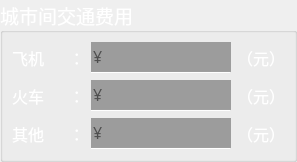
           <widget class="QGroupBox" name="groupBox_4">
            <property name="minimumSize">
             <size>
              <width>0</width>
              <height>0</height>
             </size>
            </property>
            <property name="maximumSize">
             <size>
              <width>16777215</width>
              <height>1000</height>
             </size>
            </property>
            <property name="palette">
             <palette>
              <active>
               <colorrole role="WindowText">
                <brush brushstyle="SolidPattern">
                 <color alpha="255">
                  <red>255</red>
                  <green>255</green>
                  <blue>255</blue>
                 </color>
                </brush>
               </colorrole>
              </active>
              <inactive>
               <colorrole role="WindowText">
                <brush brushstyle="SolidPattern">
                 <color alpha="255">
                  <red>255</red>
                  <green>255</green>
                  <blue>255</blue>
                 </color>
                </brush>
               </colorrole>
              </inactive>
              <disabled>
               <colorrole role="WindowText">
                <brush brushstyle="SolidPattern">
                 <color alpha="255">
                  <red>120</red>
                  <green>120</green>
                  <blue>120</blue>
                 </color>
                </brush>
               </colorrole>
              </disabled>
             </palette>
            </property>
            <property name="font">
             <font>
              <family>楷体</family>
              <pointsize>14</pointsize>
             </font>
            </property>
            <property name="title">
             <string>城市间交通费用</string>
            </property>
            <layout class="QVBoxLayout" name="verticalLayout_6">
             <property name="spacing">
              <number>6</number>
             </property>
             <property name="leftMargin">
              <number>9</number>
             </property>
             <property name="topMargin">
              <number>9</number>
             </property>
             <property name="rightMargin">
              <number>9</number>
             </property>
             <property name="bottomMargin">
              <number>9</number>
             </property>
             <item>
              <layout class="QHBoxLayout" name="horizontalLayout_7">
               <item>
                <widget class="QLabel" name="label_21">
                 <property name="palette">
                  <palette>
                   <active>
                    <colorrole role="WindowText">
                     <brush brushstyle="SolidPattern">
                      <color alpha="255">
                       <red>255</red>
                       <green>255</green>
                       <blue>255</blue>
                      </color>
                     </brush>
                    </colorrole>
                   </active>
                   <inactive>
                    <colorrole role="WindowText">
                     <brush brushstyle="SolidPattern">
                      <color alpha="255">
                       <red>255</red>
                       <green>255</green>
                       <blue>255</blue>
                      </color>
                     </brush>
                    </colorrole>
                   </inactive>
                   <disabled>
                    <colorrole role="WindowText">
                     <brush brushstyle="SolidPattern">
                      <color alpha="255">
                       <red>120</red>
                       <green>120</green>
                       <blue>120</blue>
                      </color>
                     </brush>
                    </colorrole>
                   </disabled>
                  </palette>
                 </property>
                 <property name="font">
                  <font>
                   <family>楷体</family>
                   <pointsize>12</pointsize>
                  </font>
                 </property>
                 <property name="text">
                  <string>飞机      ：</string>
                 </property>
                </widget>
               </item>
               <item>
                <layout class="QVBoxLayout" name="verticalLayout_18">
                 <property name="spacing">
                  <number>0</number>
                 </property>
                 <item>
                  <widget class="QLineEdit" name="lineEdit_9">
                   <property name="palette">
                    <palette>
                     <active>
                      <colorrole role="Button">
                       <brush brushstyle="SolidPattern">
                        <color alpha="255">
                         <red>156</red>
                         <green>156</green>
                         <blue>156</blue>
                        </color>
                       </brush>
                      </colorrole>
                      <colorrole role="Base">
                       <brush brushstyle="SolidPattern">
                        <color alpha="255">
                         <red>156</red>
                         <green>156</green>
                         <blue>156</blue>
                        </color>
                       </brush>
                      </colorrole>
                     </active>
                     <inactive>
                      <colorrole role="Button">
                       <brush brushstyle="SolidPattern">
                        <color alpha="255">
                         <red>156</red>
                         <green>156</green>
                         <blue>156</blue>
                        </color>
                       </brush>
                      </colorrole>
                      <colorrole role="Base">
                       <brush brushstyle="SolidPattern">
                        <color alpha="255">
                         <red>156</red>
                         <green>156</green>
                         <blue>156</blue>
                        </color>
                       </brush>
                      </colorrole>
                     </inactive>
                     <disabled>
                      <colorrole role="Button">
                       <brush brushstyle="SolidPattern">
                        <color alpha="255">
                         <red>156</red>
                         <green>156</green>
                         <blue>156</blue>
                        </color>
                       </brush>
                      </colorrole>
                      <colorrole role="Base">
                       <brush brushstyle="SolidPattern">
                        <color alpha="255">
                         <red>156</red>
                         <green>156</green>
                         <blue>156</blue>
                        </color>
                       </brush>
                      </colorrole>
                     </disabled>
                    </palette>
                   </property>
                   <property name="font">
                    <font>
                     <family>楷体</family>
                     <pointsize>12</pointsize>
                    </font>
                   </property>
                   <property name="autoFillBackground">
                    <bool>true</bool>
                   </property>
                   <property name="frame">
                    <bool>false</bool>
                   </property>
                   <property name="placeholderText">
                    <string>¥</string>
                   </property>
                  </widget>
                 </item>
                 <item>
                  <widget class="Line" name="line_18">
                   <property name="orientation">
                    <enum>Qt::Horizontal</enum>
                   </property>
                  </widget>
                 </item>
                </layout>
               </item>
               <item>
                <widget class="QLabel" name="label_22">
                 <property name="palette">
                  <palette>
                   <active>
                    <colorrole role="WindowText">
                     <brush brushstyle="SolidPattern">
                      <color alpha="255">
                       <red>255</red>
                       <green>255</green>
                       <blue>255</blue>
                      </color>
                     </brush>
                    </colorrole>
                   </active>
                   <inactive>
                    <colorrole role="WindowText">
                     <brush brushstyle="SolidPattern">
                      <color alpha="255">
                       <red>255</red>
                       <green>255</green>
                       <blue>255</blue>
                      </color>
                     </brush>
                    </colorrole>
                   </inactive>
                   <disabled>
                    <colorrole role="WindowText">
                     <brush brushstyle="SolidPattern">
                      <color alpha="255">
                       <red>120</red>
                       <green>120</green>
                       <blue>120</blue>
                      </color>
                     </brush>
                    </colorrole>
                   </disabled>
                  </palette>
                 </property>
                 <property name="font">
                  <font>
                   <family>楷体</family>
                   <pointsize>12</pointsize>
                  </font>
                 </property>
                 <property name="text">
                  <string>（元）</string>
                 </property>
                </widget>
               </item>
              </layout>
             </item>
             <item>
              <layout class="QHBoxLayout" name="horizontalLayout_10">
               <item>
                <widget class="QLabel" name="label_25">
                 <property name="palette">
                  <palette>
                   <active>
                    <colorrole role="WindowText">
                     <brush brushstyle="SolidPattern">
                      <color alpha="255">
                       <red>255</red>
                       <green>255</green>
                       <blue>255</blue>
                      </color>
                     </brush>
                    </colorrole>
                   </active>
                   <inactive>
                    <colorrole role="WindowText">
                     <brush brushstyle="SolidPattern">
                      <color alpha="255">
                       <red>255</red>
                       <green>255</green>
                       <blue>255</blue>
                      </color>
                     </brush>
                    </colorrole>
                   </inactive>
                   <disabled>
                    <colorrole role="WindowText">
                     <brush brushstyle="SolidPattern">
                      <color alpha="255">
                       <red>120</red>
                       <green>120</green>
                       <blue>120</blue>
                      </color>
                     </brush>
                    </colorrole>
                   </disabled>
                  </palette>
                 </property>
                 <property name="font">
                  <font>
                   <family>楷体</family>
                   <pointsize>12</pointsize>
                  </font>
                 </property>
                 <property name="text">
                  <string>火车      ：</string>
                 </property>
                </widget>
               </item>
               <item>
                <layout class="QVBoxLayout" name="verticalLayout_20">
                 <property name="spacing">
                  <number>0</number>
                 </property>
                 <item>
                  <widget class="QLineEdit" name="lineEdit_11">
                   <property name="palette">
                    <palette>
                     <active>
                      <colorrole role="Button">
                       <brush brushstyle="SolidPattern">
                        <color alpha="255">
                         <red>156</red>
                         <green>156</green>
                         <blue>156</blue>
                        </color>
                       </brush>
                      </colorrole>
                      <colorrole role="Base">
                       <brush brushstyle="SolidPattern">
                        <color alpha="255">
                         <red>156</red>
                         <green>156</green>
                         <blue>156</blue>
                        </color>
                       </brush>
                      </colorrole>
                     </active>
                     <inactive>
                      <colorrole role="Button">
                       <brush brushstyle="SolidPattern">
                        <color alpha="255">
                         <red>156</red>
                         <green>156</green>
                         <blue>156</blue>
                        </color>
                       </brush>
                      </colorrole>
                      <colorrole role="Base">
                       <brush brushstyle="SolidPattern">
                        <color alpha="255">
                         <red>156</red>
                         <green>156</green>
                         <blue>156</blue>
                        </color>
                       </brush>
                      </colorrole>
                     </inactive>
                     <disabled>
                      <colorrole role="Button">
                       <brush brushstyle="SolidPattern">
                        <color alpha="255">
                         <red>156</red>
                         <green>156</green>
                         <blue>156</blue>
                        </color>
                       </brush>
                      </colorrole>
                      <colorrole role="Base">
                       <brush brushstyle="SolidPattern">
                        <color alpha="255">
                         <red>156</red>
                         <green>156</green>
                         <blue>156</blue>
                        </color>
                       </brush>
                      </colorrole>
                     </disabled>
                    </palette>
                   </property>
                   <property name="font">
                    <font>
                     <family>楷体</family>
                     <pointsize>12</pointsize>
                    </font>
                   </property>
                   <property name="autoFillBackground">
                    <bool>true</bool>
                   </property>
                   <property name="frame">
                    <bool>false</bool>
                   </property>
                   <property name="placeholderText">
                    <string>¥</string>
                   </property>
                  </widget>
                 </item>
                 <item>
                  <widget class="Line" name="line_20">
                   <property name="orientation">
                    <enum>Qt::Horizontal</enum>
                   </property>
                  </widget>
                 </item>
                </layout>
               </item>
               <item>
                <widget class="QLabel" name="label_26">
                 <property name="palette">
                  <palette>
                   <active>
                    <colorrole role="WindowText">
                     <brush brushstyle="SolidPattern">
                      <color alpha="255">
                       <red>255</red>
                       <green>255</green>
                       <blue>255</blue>
                      </color>
                     </brush>
                    </colorrole>
                   </active>
                   <inactive>
                    <colorrole role="WindowText">
                     <brush brushstyle="SolidPattern">
                      <color alpha="255">
                       <red>255</red>
                       <green>255</green>
                       <blue>255</blue>
                      </color>
                     </brush>
                    </colorrole>
                   </inactive>
                   <disabled>
                    <colorrole role="WindowText">
                     <brush brushstyle="SolidPattern">
                      <color alpha="255">
                       <red>120</red>
                       <green>120</green>
                       <blue>120</blue>
                      </color>
                     </brush>
                    </colorrole>
                   </disabled>
                  </palette>
                 </property>
                 <property name="font">
                  <font>
                   <family>楷体</family>
                   <pointsize>12</pointsize>
                  </font>
                 </property>
                 <property name="text">
                  <string>（元）</string>
                 </property>
                </widget>
               </item>
              </layout>
             </item>
             <item>
              <layout class="QHBoxLayout" name="horizontalLayout_8">
               <item>
                <widget class="QLabel" name="label_23">
                 <property name="palette">
                  <palette>
                   <active>
                    <colorrole role="WindowText">
                     <brush brushstyle="SolidPattern">
                      <color alpha="255">
                       <red>255</red>
                       <green>255</green>
                       <blue>255</blue>
                      </color>
                     </brush>
                    </colorrole>
                   </active>
                   <inactive>
                    <colorrole role="WindowText">
                     <brush brushstyle="SolidPattern">
                      <color alpha="255">
                       <red>255</red>
                       <green>255</green>
                       <blue>255</blue>
                      </color>
                     </brush>
                    </colorrole>
                   </inactive>
                   <disabled>
                    <colorrole role="WindowText">
                     <brush brushstyle="SolidPattern">
                      <color alpha="255">
                       <red>120</red>
                       <green>120</green>
                       <blue>120</blue>
                      </color>
                     </brush>
                    </colorrole>
                   </disabled>
                  </palette>
                 </property>
                 <property name="font">
                  <font>
                   <family>楷体</family>
                   <pointsize>12</pointsize>
                  </font>
                 </property>
                 <property name="text">
                  <string>其他      ：</string>
                 </property>
                </widget>
               </item>
               <item>
                <layout class="QVBoxLayout" name="verticalLayout_19">
                 <property name="spacing">
                  <number>0</number>
                 </property>
                 <item>
                  <widget class="QLineEdit" name="lineEdit_10">
                   <property name="palette">
                    <palette>
                     <active>
                      <colorrole role="Button">
                       <brush brushstyle="SolidPattern">
                        <color alpha="255">
                         <red>156</red>
                         <green>156</green>
                         <blue>156</blue>
                        </color>
                       </brush>
                      </colorrole>
                      <colorrole role="Base">
                       <brush brushstyle="SolidPattern">
                        <color alpha="255">
                         <red>156</red>
                         <green>156</green>
                         <blue>156</blue>
                        </color>
                       </brush>
                      </colorrole>
                     </active>
                     <inactive>
                      <colorrole role="Button">
                       <brush brushstyle="SolidPattern">
                        <color alpha="255">
                         <red>156</red>
                         <green>156</green>
                         <blue>156</blue>
                        </color>
                       </brush>
                      </colorrole>
                      <colorrole role="Base">
                       <brush brushstyle="SolidPattern">
                        <color alpha="255">
                         <red>156</red>
                         <green>156</green>
                         <blue>156</blue>
                        </color>
                       </brush>
                      </colorrole>
                     </inactive>
                     <disabled>
                      <colorrole role="Button">
                       <brush brushstyle="SolidPattern">
                        <color alpha="255">
                         <red>156</red>
                         <green>156</green>
                         <blue>156</blue>
                        </color>
                       </brush>
                      </colorrole>
                      <colorrole role="Base">
                       <brush brushstyle="SolidPattern">
                        <color alpha="255">
                         <red>156</red>
                         <green>156</green>
                         <blue>156</blue>
                        </color>
                       </brush>
                      </colorrole>
                     </disabled>
                    </palette>
                   </property>
                   <property name="font">
                    <font>
                     <family>楷体</family>
                     <pointsize>12</pointsize>
                    </font>
                   </property>
                   <property name="autoFillBackground">
                    <bool>true</bool>
                   </property>
                   <property name="frame">
                    <bool>false</bool>
                   </property>
                   <property name="placeholderText">
                    <string>¥</string>
                   </property>
                  </widget>
                 </item>
                 <item>
                  <widget class="Line" name="line_19">
                   <property name="orientation">
                    <enum>Qt::Horizontal</enum>
                   </property>
                  </widget>
                 </item>
                </layout>
               </item>
               <item>
                <widget class="QLabel" name="label_24">
                 <property name="palette">
                  <palette>
                   <active>
                    <colorrole role="WindowText">
                     <brush brushstyle="SolidPattern">
                      <color alpha="255">
                       <red>255</red>
                       <green>255</green>
                       <blue>255</blue>
                      </color>
                     </brush>
                    </colorrole>
                   </active>
                   <inactive>
                    <colorrole role="WindowText">
                     <brush brushstyle="SolidPattern">
                      <color alpha="255">
                       <red>255</red>
                       <green>255</green>
                       <blue>255</blue>
                      </color>
                     </brush>
                    </colorrole>
                   </inactive>
                   <disabled>
                    <colorrole role="WindowText">
                     <brush brushstyle="SolidPattern">
                      <color alpha="255">
                       <red>120</red>
                       <green>120</green>
                       <blue>120</blue>
                      </color>
                     </brush>
                    </colorrole>
                   </disabled>
                  </palette>
                 </property>
                 <property name="font">
                  <font>
                   <family>楷体</family>
                   <pointsize>12</pointsize>
                  </font>
                 </property>
                 <property name="text">
                  <string>（元）</string>
                 </property>
                </widget>
               </item>
              </layout>
             </item>
            </layout>
           </widget>
